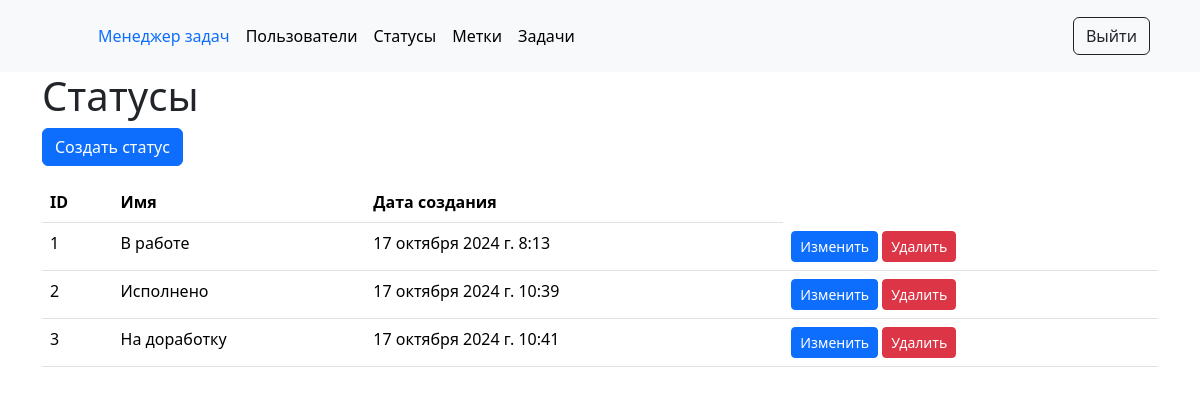
Before: /statuses/ (signed in) with the older database file.
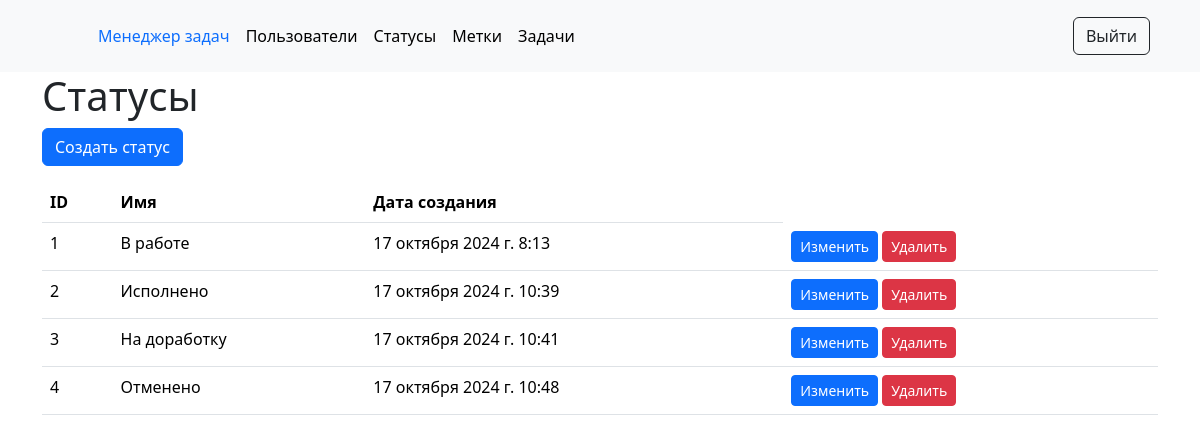
After: the same page with the newer database file.
### task_manager/statuses/models.py (models this page shows, shortened)
class Status(models.Model):
    name = models.CharField(max_length=255,
                            unique=True,
                            verbose_name=gettext("Name"))
    created_at = models.DateTimeField(auto_now_add=True)

### task_manager/statuses/views.py (the view)
# urls.py: path('', views.statuses_list, name='statuses_list'),
@login_required
def statuses_list(request):
    statuses = Status.objects.all()
    return render(request,
                  'statuses/statuses_list.html',
                  {'statuses': statuses})

### task_manager/templates/statuses/statuses_list.html
{% extends "base.html" %}
{% load i18n %}
{% block content %}
<div class="container">
    <h1>{% translate "Statuses" %}</h1>
    <a href="{% url 'status_create' %}" class="btn btn-primary">{% translate "Create status" %}</a>
    <table class="table mt-3">
        <thead>
            <tr>
                <th>ID</th>
                <th>{% translate "Name" %}</th>
                <th>{% translate "Creation date" %}</th>
            </tr>
        </thead>
        <tbody>
            {% for status in statuses %}
                <tr>
                    <td>{{ status.id }}</td>
                    <td>{{ status.name }}</td>
                    <td>{{ status.created_at }}</td>
                    <td>
                        <a href="{% url 'status_update' status.id %}" class="btn btn-primary btn-sm">{% translate "Edit" %}</a>
                        <a href="{% url 'status_delete' status.id %}" class="btn btn-danger btn-sm">{% translate "Delete" %}</a>
                    </td>
                </tr>
            {% endfor %}
        </tbody>
    </table>
</div>
{% endblock %}

Changed rows visible on the page:
added Status: id "4", name "Отменено", created_at "17 октября 2024 г. 10:48"
